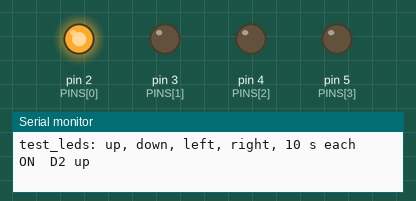
A sketch run on a simulated Arduino Uno, built with avr-gcc and run on an emulated ATmega328P. Parts: output pins drawn as LEDs (lit = HIGH), the last lines printed to the serial monitor.

Above: at 5.0 s.
At 15.5 s:
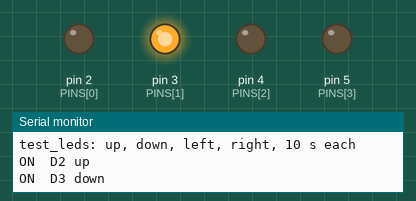
At 26.0 s:
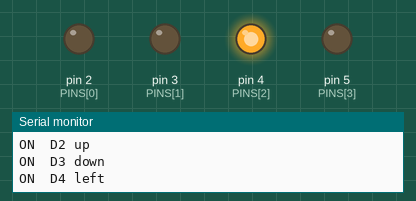
At 36.5 s:
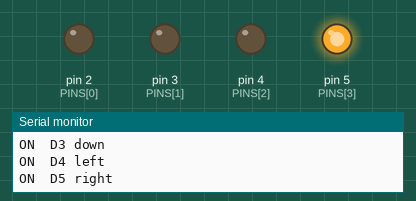
At 52.2 s:
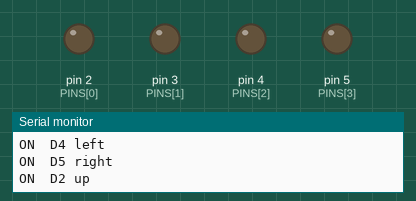
Timing chart, 0 to 54.6 s (numbered marks = the images above):
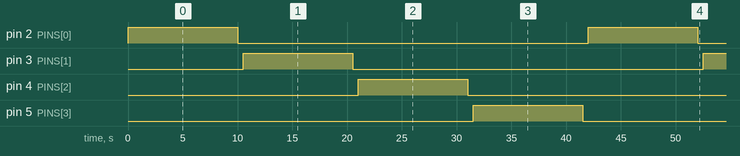

Measured:
- by itself, pin 2 (PINS[0]), pin 3 (PINS[1]), pin 4 (PINS[2]), pin 5 (PINS[3]): alternates HIGH for 10.0 s and LOW for 32.0 s
- by itself, everything shown: repeats every 42.0 s, in 8 steps

The sketch:

test_leds.ino
```cpp
// Wiring check: lights each LED alone for 10 s, in the order up, down, left, right.
// Watch which LED is on while Serial Monitor (115200) names the pin; if they don't
// match, fix the wiring or the PINS table in terminator_leds.ino.
//
// Expected wiring: pin -> 220 ohm resistor -> LED long leg; LED short leg -> GND.
//   D2 = up (north)   D3 = down (south)   D4 = left (west)   D5 = right (east)

const int PINS[4] = {2, 3, 4, 5};
const char *NAMES[4] = {"D2 up", "D3 down", "D4 left", "D5 right"};
const unsigned long ON_MS = 10000;
const unsigned long GAP_MS = 500;  // short all-off gap so a stuck LED is easy to spot

void setup() {
  for (int i = 0; i < 4; i++) {
    pinMode(PINS[i], OUTPUT);
    digitalWrite(PINS[i], LOW);
  }
  Serial.begin(115200);
  Serial.println("test_leds: up, down, left, right, 10 s each");
}

void loop() {
  for (int i = 0; i < 4; i++) {
    Serial.print("ON  ");
    Serial.println(NAMES[i]);
    digitalWrite(PINS[i], HIGH);
    delay(ON_MS);
    digitalWrite(PINS[i], LOW);
    delay(GAP_MS);
  }
}
```
